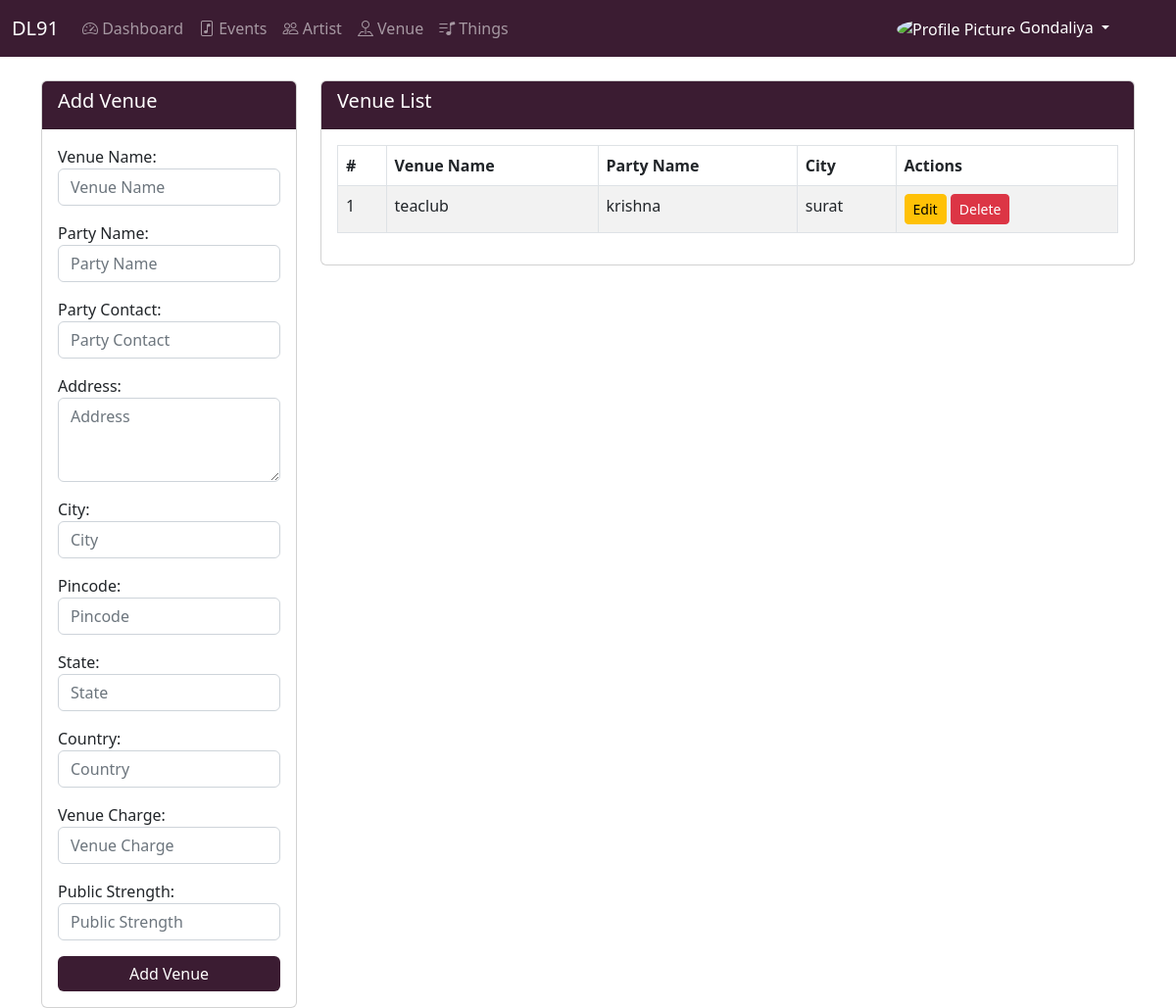
Page /venues_view/ (signed in) on the earlier database version.
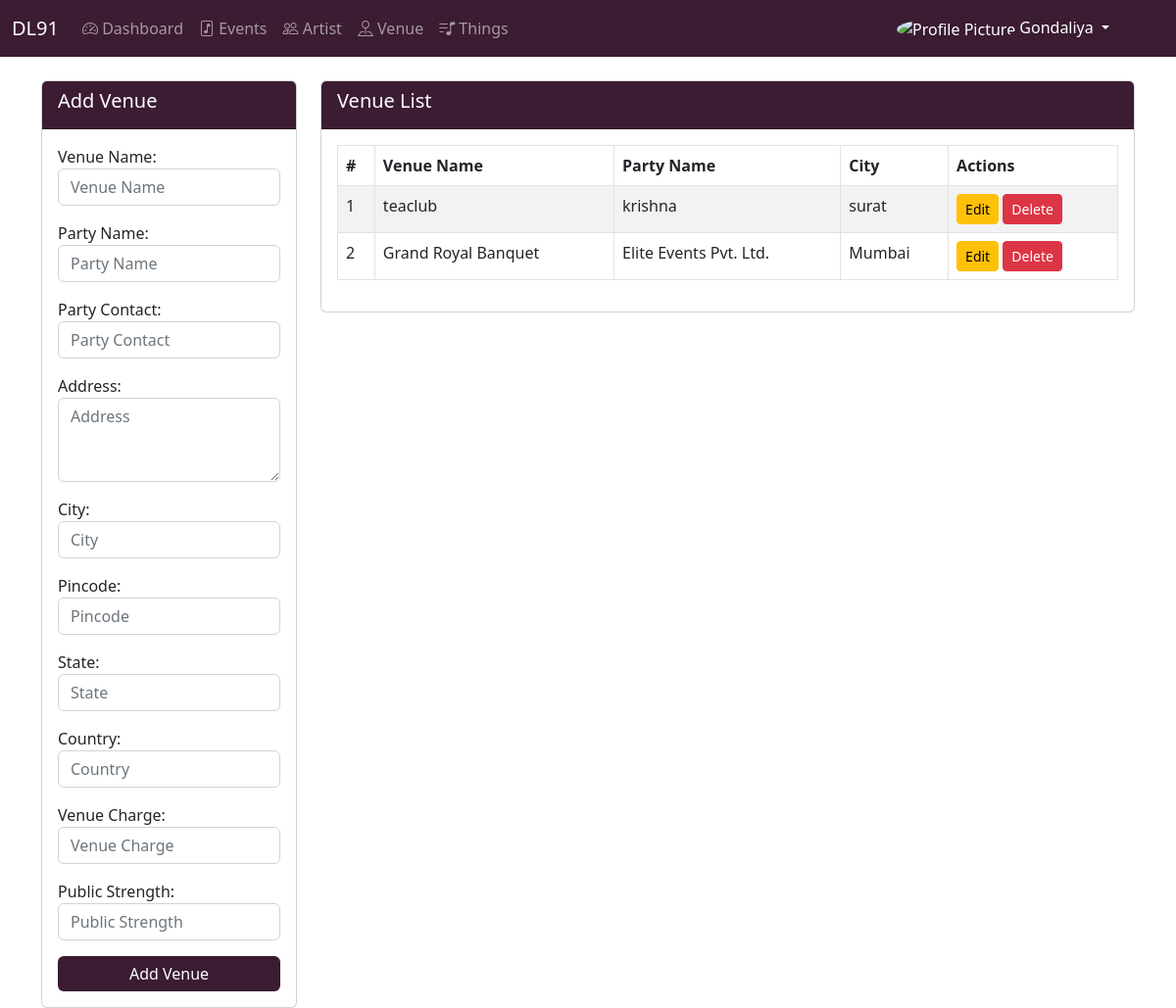
Same page on the later database version.
### apps/managers/models.py (models this page shows, shortened)
class Venue(BaseClass):
    manager = models.ForeignKey(Manager, on_delete=models.CASCADE)
    name = models.CharField(max_length=200, verbose_name="Venue Name")
    party_name = models.CharField(max_length=200, verbose_name="Party Name")
    party_contact = models.CharField(max_length=20, verbose_name="Party Contact")
    address = models.TextField(verbose_name="Address")
    city = models.CharField(max_length=100, verbose_name="City")
    pincode = models.CharField(max_length=10, verbose_name="Pincode")
    state = models.CharField(max_length=100, verbose_name="State")
    country = models.CharField(max_length=100, verbose_name="Country")
    venue_charge = models.DecimalField(
        max_digits=10, decimal_places=2, verbose_name="Venue Charge"
    )
    public_strength = models.PositiveIntegerField(verbose_name="Public Strength")

### apps/dashboard/views.py (the view, shortened to what this page needs)
# urls.py: path('venues_view/', DashboardViews.venues_view, name='venues_view'),
    @login_required
    def venues_view(request):
        manager_id_ = request.session['manager_id']
        venues = Venue.objects.filter(manager_id=manager_id_)
        form = VenueForm()
        return render(request, 'dashboard/venues.html', {'form': form,'venues': venues})

### apps/dashboard/views.py (called while the page is built)
def login_required(view_func):
    @wraps(view_func)
    def wrapper(request, *args, **kwargs):
        if 'manager_id' in request.session:
            return view_func(request, *args, **kwargs)
        else:
            messages.error(request, 'You are not logged in. Please log in to access the dashboard.')
            return redirect('login')
    return wrapper

### apps/dashboard/templates/dashboard/venues.html (shortened to what this page needs)
{% extends 'dashboard/base.html' %} {% load static %}  {% block body %}
<div class="container mt-4">
    <div class="row">
        <div class="col-lg-3">
            <div class="card">
                <div class="card-header DL91_BG text-white">
                    <h5>Add Venue</h5>
                </div>
                <div class="card-body">
                    <form action="{% url 'venues_view' %}" method="post">
                        {{ form.as_p }}
                        <div class="text-end">
                            <button type="submit" class="btn wine-btn w-100">Add Venue</button>
                        </div>
                    </form>
                </div>
            </div>
        </div>
        <div class="col-lg-9">
            <div class="card">
                <div class="card-header DL91_BG text-white">
                    <h5>Venue List</h5>
                </div>
                <div class="card-body">
                    <table class="table table-bordered table-striped">
                        <thead>
                            <tr>
                                <th>#</th>
                                <th>Venue Name</th>
                                <th>Party Name</th>
                                <th>City</th>
                                <th>Actions</th>
                            </tr>
                        </thead>
                        <tbody>
                            {% for venue in venues %}
                            <tr>
                                <td>{{ forloop.counter }}</td>
                                <td>{{ venue.name }}</td>
                                <td>{{ venue.party_name }}</td>
                                <td>{{ venue.city }}</td>
                                <td>
                                    <a href="#" class="btn btn-sm btn-warning">Edit</a>
                                    <form method="post" action="" style="display:inline;">
                                        <button type="submit" class="btn btn-sm btn-danger">Delete</button>
                                    </form>
                                </td>
                            </tr>
                            {% empty %}
                            <tr>
                                <td colspan="5" class="text-center">No venues found.</td>
                            </tr>
                            {% endfor %}
                        </tbody>
                    </table>
                </div>
            </div>
        </div>
    </div>
</div>
{% endblock %}

Differences in the rows shown:
added Venue: name "Grand Royal Banquet", party_name "Elite Events Pvt. Ltd.", city "Mumbai"
